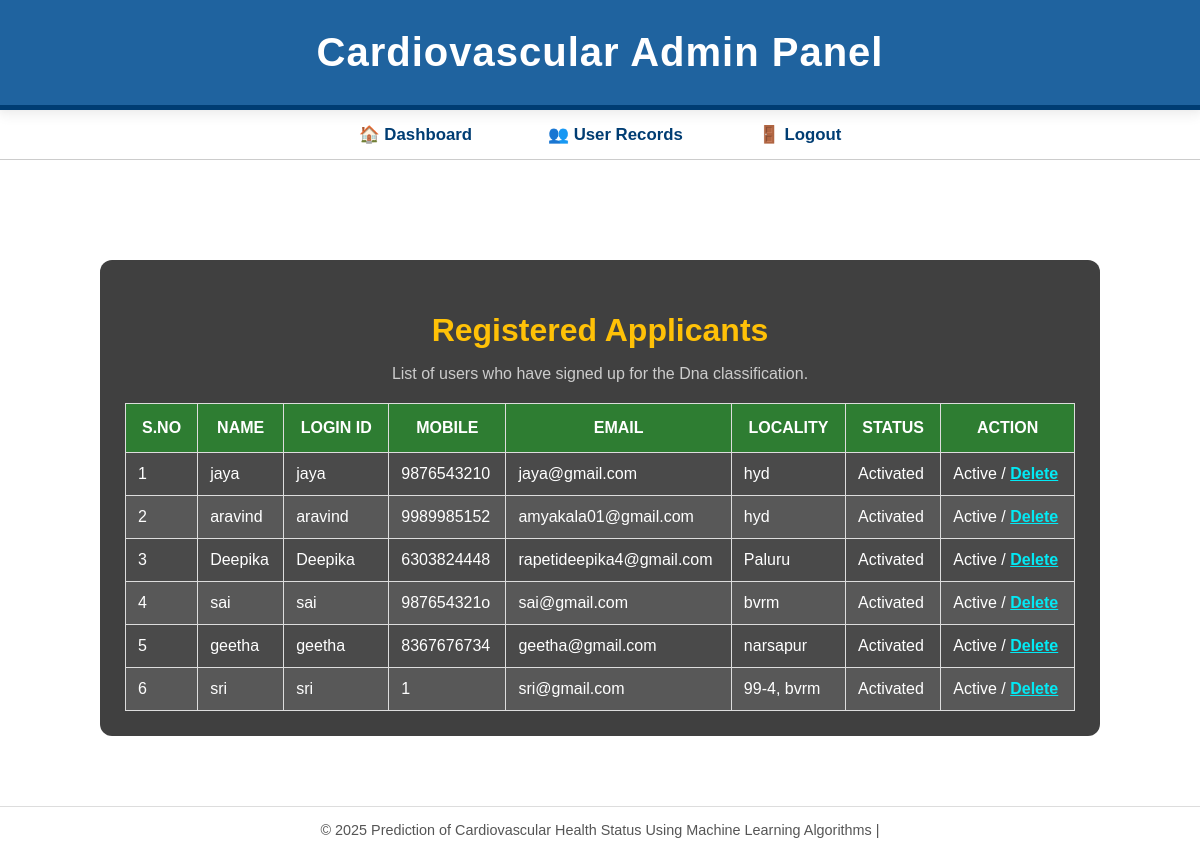
Screenshot of /userDetails/ with the database file from the repository.
### users/models.py (models this page shows, shortened)
class UserRegistrationModel(models.Model):
    name = models.CharField(max_length=100)
    loginid = models.CharField(unique=True, max_length=100)
    password = models.CharField(max_length=100)
    mobile = models.CharField(unique=True, max_length=10)  # Adjusted max_length to 10 for mobile numbers
    email = models.EmailField(unique=True, max_length=100)  # Use EmailField for better validation
    locality = models.CharField(max_length=100)
    address = models.TextField(max_length=1000)  # Use TextField for longer addresses
    city = models.CharField(max_length=100)
    state = models.CharField(max_length=100)
    status = models.CharField(max_length=100, default='waiting')
    class Meta:
        db_table = 'user_registrations'

### admins/views.py (the view)
# urls.py: path('userDetails', admins.RegisterUsersView, name='RegisterUsersView'),
def RegisterUsersView(request):
    data = UserRegistrationModel.objects.all()
    return render(request, 'admins/viewregisterusers.html', context={'data': data})

### templates/admins/viewregisterusers.html (shortened to what this page needs)
{% extends 'admins/adminbase.html' %}
{% load static %}
{% block contents %}
<section class="content">
    <div class="container">
        <div class="we-do-details">
            <div class="section-header">
                <h2>Registered Applicants</h2>
                <p>List of users who have signed up for the Dna classification.</p>
            </div>
            <table class="table table-bordered">
                <thead>
                    <tr>
                        <th>S.No</th>
                        <th>Name</th>
                        <th>Login ID</th>
                        <th>Mobile</th>
                        <th>Email</th>
                        <th>Locality</th>
                        <th>Status</th>
                        <th>Action</th>
                    </tr>
                </thead>
                <tbody>
                    {% for i in data %}
                    <tr>
                        <td>{{ forloop.counter }}</td>
                        <td>{{ i.name }}</td>
                        <td>{{ i.loginid }}</td>
                        <td>{{ i.mobile }}</td>
                        <td>{{ i.email }}</td>
                        <td>{{ i.locality }}</td>
                        <td>{{ i.status|title }}</td>
                        <td>
                            {% if i.status == 'waiting' %}
                            <a class="btn-link" href="{% url 'activate_users' %}?uid={{ i.id }}">Activate</a>
                            {% else %}
                            Active / <a class="btn-link" href="{% url 'delete_users' %}?uid={{ i.id }}">Delete</a>
                            {% endif %}
                        </td>
                    </tr>
                    {% endfor %}
                </tbody>
            </table>
        </div>
    </div>
</section>
{% endblock %}

### rows the page displays
UserRegistrationModel: name "jaya", loginid "jaya", mobile "9876543210", email "jaya@gmail.com", locality "hyd", status "Activated"
UserRegistrationModel: name "aravind", loginid "aravind", mobile "9989985152", email "amyakala01@gmail.com", locality "hyd", status "Activated"
UserRegistrationModel: name "Deepika", loginid "Deepika", mobile "6303824448", email "rapetideepika4@gmail.com", locality "Paluru", status "Activated"
UserRegistrationModel: name "sai", loginid "sai", mobile "987654321o", email "sai@gmail.com", locality "bvrm", status "Activated"
UserRegistrationModel: name "geetha", loginid "geetha", mobile "8367676734", email "geetha@gmail.com", locality "narsapur", status "Activated"
UserRegistrationModel: name "sri", loginid "sri", mobile "1", email "sri@gmail.com", locality "99-4, bvrm", status "Activated"
